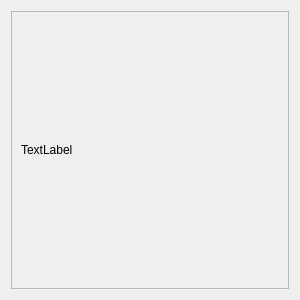
<?xml version="1.0" encoding="UTF-8"?>
<ui version="4.0">
 <class>FrameImage</class>
 <widget class="QFrame" name="FrameImage">
  <property name="geometry">
   <rect>
    <x>0</x>
    <y>0</y>
    <width>300</width>
    <height>300</height>
   </rect>
  </property>
  <property name="sizePolicy">
   <sizepolicy hsizetype="Preferred" vsizetype="Minimum">
    <horstretch>0</horstretch>
    <verstretch>0</verstretch>
   </sizepolicy>
  </property>
  <property name="minimumSize">
   <size>
    <width>300</width>
    <height>300</height>
   </size>
  </property>
  <property name="windowTitle">
   <string>Frame</string>
  </property>
  <layout class="QVBoxLayout" name="verticalLayout">
   <property name="sizeConstraint">
    <enum>QLayout::SetMinimumSize</enum>
   </property>
   <item>
    <widget class="QScrollArea" name="scrollArea">
     <property name="sizePolicy">
      <sizepolicy hsizetype="Expanding" vsizetype="Expanding">
       <horstretch>0</horstretch>
       <verstretch>0</verstretch>
      </sizepolicy>
     </property>
     <property name="sizeAdjustPolicy">
      <enum>QAbstractScrollArea::AdjustToContents</enum>
     </property>
     <property name="widgetResizable">
      <bool>true</bool>
     </property>
     <widget class="QWidget" name="scrollAreaWidgetContents">
      <property name="geometry">
       <rect>
        <x>0</x>
        <y>0</y>
        <width>280</width>
        <height>280</height>
       </rect>
      </property>
      <property name="sizePolicy">
       <sizepolicy hsizetype="Preferred" vsizetype="Preferred">
        <horstretch>0</horstretch>
        <verstretch>0</verstretch>
       </sizepolicy>
      </property>
      <layout class="QVBoxLayout" name="verticalLayout_2">
       <property name="sizeConstraint">
        <enum>QLayout::SetDefaultConstraint</enum>
       </property>
       <item>
        <widget class="QLabel" name="image">
         <property name="sizePolicy">
          <sizepolicy hsizetype="Ignored" vsizetype="Ignored">
           <horstretch>0</horstretch>
           <verstretch>0</verstretch>
          </sizepolicy>
         </property>
         <property name="text">
          <string>TextLabel</string>
         </property>
        </widget>
       </item>
      </layout>
     </widget>
    </widget>
   </item>
  </layout>
 </widget>
 <resources/>
 <connections/>
</ui>
